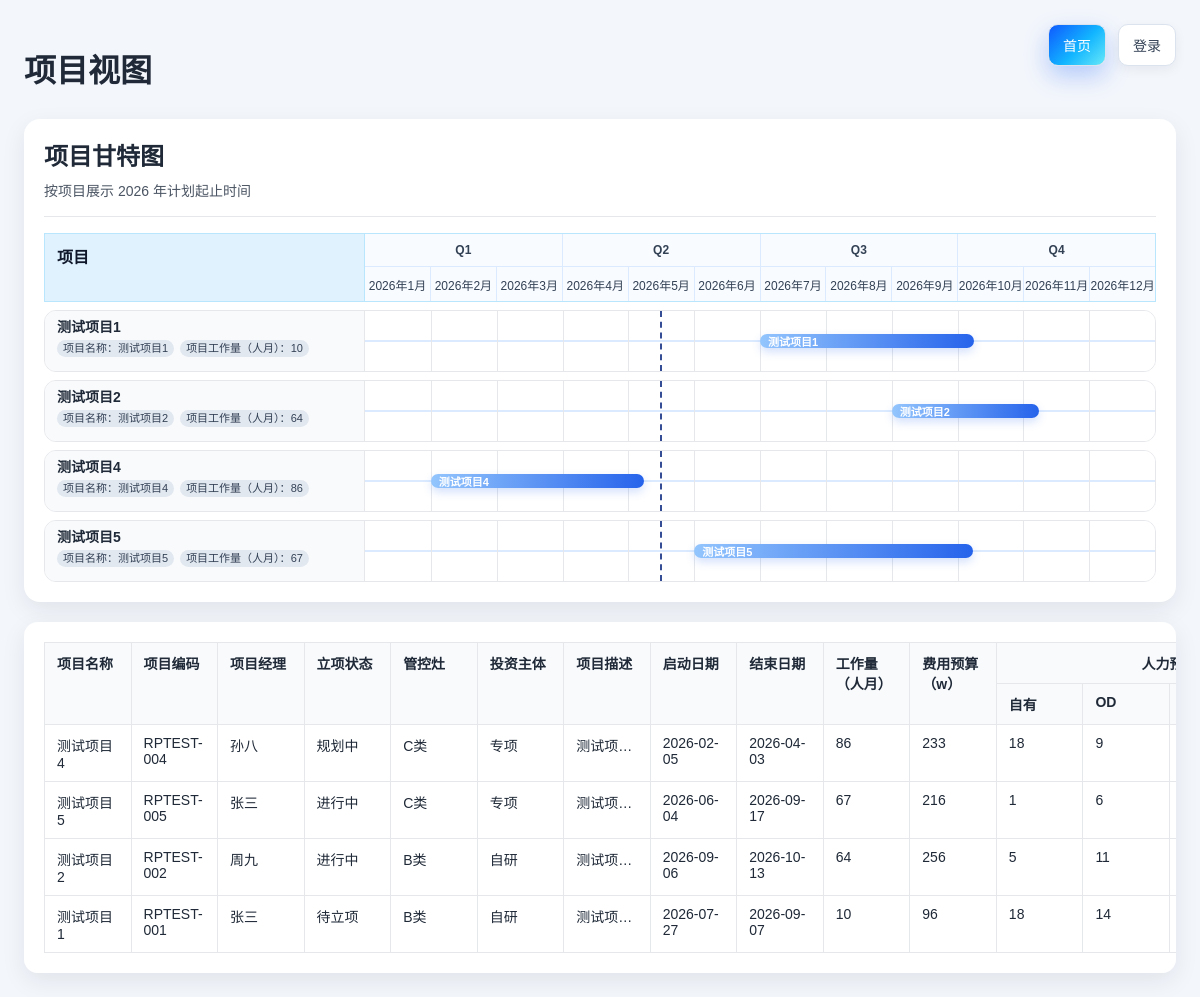
Screenshot of /views/department-pipeline-load with the database file from the repository.
### tables this page shows
CREATE TABLE projects (
                id INTEGER PRIMARY KEY AUTOINCREMENT,
                project_name TEXT,
                project_manager TEXT,
                workload_person_month TEXT,
                focus_work TEXT,
                feature_name TEXT,
                service_group TEXT,
                delivery_pm TEXT,
                "1/31" TEXT,
                "2/28" TEXT,
                "3/31" TEXT,
                "4/30" TEXT,
                "5/31" TEXT,
                "6/30" TEXT,
                "7/31" TEXT,
                "8/31" TEXT,
                "9/30" TEXT,
                "10/31" TEXT,
                "11/30" TEXT,
                "12/31" TEXT,
                created_at TEXT DEFAULT CURRENT_TIMESTAMP,
                updated_at TEXT DEFAULT CURRENT_TIMESTAMP
            , project_status TEXT, control_gate TEXT, investment_subject TEXT, project_code TEXT, project_description TEXT, project_category TEXT, project_subcategory TEXT, project_complexity TEXT, planned_start_date TEXT, planned_end_date TEXT, rd_budget_w TEXT, headcount_budget_self_owned TEXT, headcount_budget_od TEXT, headcount_budget_tm TEXT);

### src/app.py (the view, shortened to what this page needs)
@app.route('/views/<view_key>')
@login_required
def view_placeholder(view_key):
    if view_key == 'department-pipeline-load':
        project_rows = load_projects()
        sorted_projects = sorted(
            project_rows,
            key=lambda row: (-parse_workload_value(row.get('workload_person_month')), (row.get('project_name') or '').strip(), row.get('id') or 0),
        )
        now = datetime.utcnow()
        display_year = now.year
        today_marker_percent = ((now.month - 1) + 0.5) / 12 * 100 if now.year == display_year else None
        return render_template(
            'project_view.html',
            projects=sorted_projects,
            gantt_projects=build_project_gantt(project_rows, display_year),
            month_labels=MONTH_LABELS,
            quarters=QUARTERS,
            display_year=display_year,
            today_marker_percent=today_marker_percent,
            **build_auth_context(),
        )

### src/app.py (called while the page is built, shortened)
def default_feature_flags(role):
    role = normalize_permission_role(role)
    if role == 'admin':
        return {key: True for key in FEATURE_KEYS}
    return {
        'view_system': False,
        'manage_permissions': False,
        'manage_backup': False,
        'submit_requirement': True,
        'manage_requirement_status': False,
        'manage_projects': False,
        'manage_features': False,
        'manage_service_resources': False,
        'import_export_data': True,
    }

def normalize_permission_role(role_text):
    role = (role_text or '').strip().lower()
    return 'admin' if role == 'admin' else 'guest'

def oauth_enabled():
    return os.getenv("RELEASEPLAN_OAUTH_ENABLED", "false").lower() == "true"

def local_admin_enabled():
    admin_username = (os.getenv('RELEASEPLAN_LOCAL_ADMIN_USERNAME') or '').strip()
    admin_password = (os.getenv('RELEASEPLAN_LOCAL_ADMIN_PASSWORD') or '').strip()
    guest_username = (os.getenv('RELEASEPLAN_LOCAL_GUEST_USERNAME') or '').strip()
    guest_password = (os.getenv('RELEASEPLAN_LOCAL_GUEST_PASSWORD') or '').strip()
    return bool((admin_username and admin_password) or (guest_username and guest_password))

def auth_mode():
    if oauth_enabled() and local_admin_enabled():
        return 'hybrid'
    if oauth_enabled():
        return 'oauth2'
    if local_admin_enabled():
        return 'local'
    return 'none'

def get_current_user():
    return session.get('oauth_user') or session.get('local_user')

def get_current_user_roles():
    user = get_current_user() or {}
    roles = user.get('roles') or []
    if isinstance(roles, str):
        roles = [roles]
    return [str(role).strip().lower() for role in roles if str(role).strip()]

def get_current_user_features(user=None):
    user = user if user is not None else get_current_user()
    if not isinstance(user, dict):
        return default_feature_flags('guest')

def can_access(feature_key, user=None):
    mode = auth_mode()
    if mode == 'none':
        return True
    features = get_current_user_features(user)
    return bool(features.get(feature_key))

def can_edit(user=None):
    return can_access('manage_projects', user) or can_access('manage_features', user) or can_access('manage_service_resources', user) or can_access('manage_backup', user) or can_access('manage_permissions', user)

def get_conn():
    DB_PATH.parent.mkdir(parents=True, exist_ok=True)
    conn = sqlite3.connect(DB_PATH)
    conn.row_factory = sqlite3.Row
    return conn

### templates/project_view.html (shortened to what this page needs)
<!doctype html>
<html lang="zh-CN">
<head>
  <link rel="stylesheet" href="{{ url_for('static', filename='style.css') }}">
</head>
<body>
  <div class="page">
    <header class="toolbar">
      <div>
        <h1>项目视图</h1>
      </div>
      <div class="toolbar-actions">
        <a class="button home-button" href="{{ url_for('index') }}">首页</a>
        {% if current_user %}
          <a class="button secondary" href="{{ url_for('oauth_logout') }}">退出登录</a>
        {% else %}
          <a class="button secondary" href="{{ url_for('local_login' if auth_mode == 'local' else 'oauth_login', next=request.path) }}">登录</a>
        {% endif %}
      </div>
    </header>
    {% if projects %}
      <div class="project-lane-card" style="margin-bottom: 20px;">
        <div class="project-lane-title">
          <h2>项目甘特图</h2>
          <div class="meta">按项目展示 {{ display_year }} 年计划起止时间</div>
        </div>
        <div class="project-gantt-header-grid">
          <div class="project-gantt-left-header">项目</div>
          <div class="project-gantt-time-header">
            <div class="project-gantt-quarter-row">
              {% for quarter in quarters %}
                <div class="project-gantt-quarter-cell" style="width: {{ quarter.span / 12 * 100 }}%;">{{ quarter.name }}</div>
              {% endfor %}
            </div>
            <div class="project-gantt-month-row">
              {% for month in month_labels %}
                <div class="project-gantt-month-cell-head">{{ display_year }}年{{ month }}</div>
              {% endfor %}
            </div>
          </div>
        </div>
        <div class="project-gantt-lane-list">
          {% for project in gantt_projects %}
            <div class="project-gantt-lane-row">
              <div class="project-gantt-info-panel">
                <div class="project-gantt-info-head">
                  <div class="project-gantt-name">{{ project.project_name }}</div>
                </div>
                <div class="project-gantt-tags">
                  <span>项目名称：{{ project.project_name }}</span>
                  <span>项目工作量（人月）：{{ project.workload_person_month or '未填写' }}</span>
                </div>
              </div>
              <div class="project-gantt-timeline-panel">
                <div class="project-gantt-grid-lines">
                  {% for month in month_labels %}
                    <div class="project-gantt-grid-col"></div>
                  {% endfor %}
                </div>
                {% if today_marker_percent is not none %}
                  <div class="project-gantt-today-marker" style="left: {{ today_marker_percent }}%;"></div>
                {% endif %}
                {% if project.has_schedule %}
                  <div class="project-gantt-bar" style="left: {{ project.start_percent }}%; width: {{ project.width_percent }}%;">
                    <div class="project-gantt-bar-label">{{ project.project_name }}</div>
                  </div>
                {% else %}
                  <div class="project-gantt-empty">未排期</div>
                {% endif %}
              </div>
            </div>
          {% endfor %}
        </div>
      </div>
      <div class="table-wrap card">
        <table class="data-table clean-project-table" id="project-data-table">
          <colgroup>
            <col><col><col><col><col><col><col><col><col><col><col><col><col><col><col><col>
          </colgroup>
          <thead>
            <tr>
              <th data-sort="text" rowspan="2">项目名称<div class="col-resizer"></div></th>
              <th data-sort="text" rowspan="2">项目编码<div class="col-resizer"></div></th>
              <th data-sort="text" rowspan="2">项目经理<div class="col-resizer"></div></th>
              <th data-sort="text" rowspan="2">立项状态<div class="col-resizer"></div></th>
              <th data-sort="text" rowspan="2">管控灶<div class="col-resizer"></div></th>
              <th data-sort="text" rowspan="2">投资主体<div class="col-resizer"></div></th>
              <th data-sort="text" rowspan="2">项目描述<div class="col-resizer"></div></th>
              <th data-sort="date" rowspan="2">启动日期<div class="col-resizer"></div></th>
              <th data-sort="date" rowspan="2">结束日期<div class="col-resizer"></div></th>
              <th data-sort="number" rowspan="2">工作量（人月）<div class="col-resizer"></div></th>
              <th data-sort="number" rowspan="2">费用预算（w）<div class="col-resizer"></div></th>
              <th data-sort="none" colspan="4" style="text-align:center;">人力预算<div class="col-resizer"></div></th>
            </tr>
            <tr>
              <th data-sort="number">自有<div class="col-resizer"></div></th>
              <th data-sort="number">OD<div class="col-resizer"></div></th>
              <th data-sort="number">TM<div class="col-resizer"></div></th>
            </tr>
          </thead>
          <tbody>
            {% for project in projects %}
              <tr>
                <td>{{ project.project_name or '未命名项目' }}</td>
                <td>{{ project.project_code or '未填写' }}</td>
                <td>{{ project.project_manager or '未填写' }}</td>
                <td>{{ project.project_status or '未填写' }}</td>
                <td>{{ project.control_gate or '未填写' }}</td>
                <td>{{ project.investment_subject or '未填写' }}</td>
                <td class="project-desc-cell" title="{{ project.project_description or '未填写' }}">{{ project.project_description or '未填写' }}</td>
                <td>{{ project.planned_start_date or '未填写' }}</td>
                <td>{{ project.planned_end_date or '未填写' }}</td>
                <td>{{ project.workload_person_month or '未填写' }}</td>
                <td>{{ project.rd_budget_w or '未填写' }}</td>
                <td>{{ project.headcount_budget_self_owned or '未填写' }}</td>
                <td>{{ project.headcount_budget_od or '未填写' }}</td>
                <td>{{ project.headcount_budget_tm or '未填写' }}</td>
              </tr>
            {% endfor %}
          </tbody>
        </table>
      </div>
    {% else %}
      <div class="empty">当前还没有项目数据。你可以先新增项目。</div>
    {% endif %}
  </div>
</body>
</html>

### rows the page displays
projects: project_name "测试项目1", workload_person_month "10", {{ project.width_percent }} 25.0 (drawn), project_code "RPTEST-001", project_manager "张三", project_status "待立项", control_gate "B类", investment_subject "自研", project_description "测试项…", planned_start_date "2026-07-27", planned_end_date "2026-09-07", rd_budget_w "96", headcount_budget_self_owned "18", headcount_budget_od "14"
projects: project_name "测试项目2", workload_person_month "64", {{ project.width_percent }} 16.666666666666664 (drawn), project_code "RPTEST-002", project_manager "周九", project_status "进行中", control_gate "B类", investment_subject "自研", project_description "测试项…", planned_start_date "2026-09-06", planned_end_date "2026-10-13", rd_budget_w "256", headcount_budget_self_owned "5", headcount_budget_od "11"
projects: project_name "测试项目4", workload_person_month "86", {{ project.width_percent }} 25.0 (drawn), project_code "RPTEST-004", project_manager "孙八", project_status "规划中", control_gate "C类", investment_subject "专项", project_description "测试项…", planned_start_date "2026-02-05", planned_end_date "2026-04-03", rd_budget_w "233", headcount_budget_self_owned "18", headcount_budget_od "9"
projects: project_name "测试项目5", workload_person_month "67", {{ project.width_percent }} 33.33333333333333 (drawn), project_code "RPTEST-005", project_manager "张三", project_status "进行中", control_gate "C类", investment_subject "专项", project_description "测试项…", planned_start_date "2026-06-04", planned_end_date "2026-09-17", rd_budget_w "216", headcount_budget_self_owned "1", headcount_budget_od "6"

### other values shown
{{ quarter.name }} "Q1" "Q2" "Q3" "Q4"
{{ month }} "1月" "2月" "3月" "4月" "5月" "6月" "7月" "8月" "9月" "10月" "11月" "12月"
